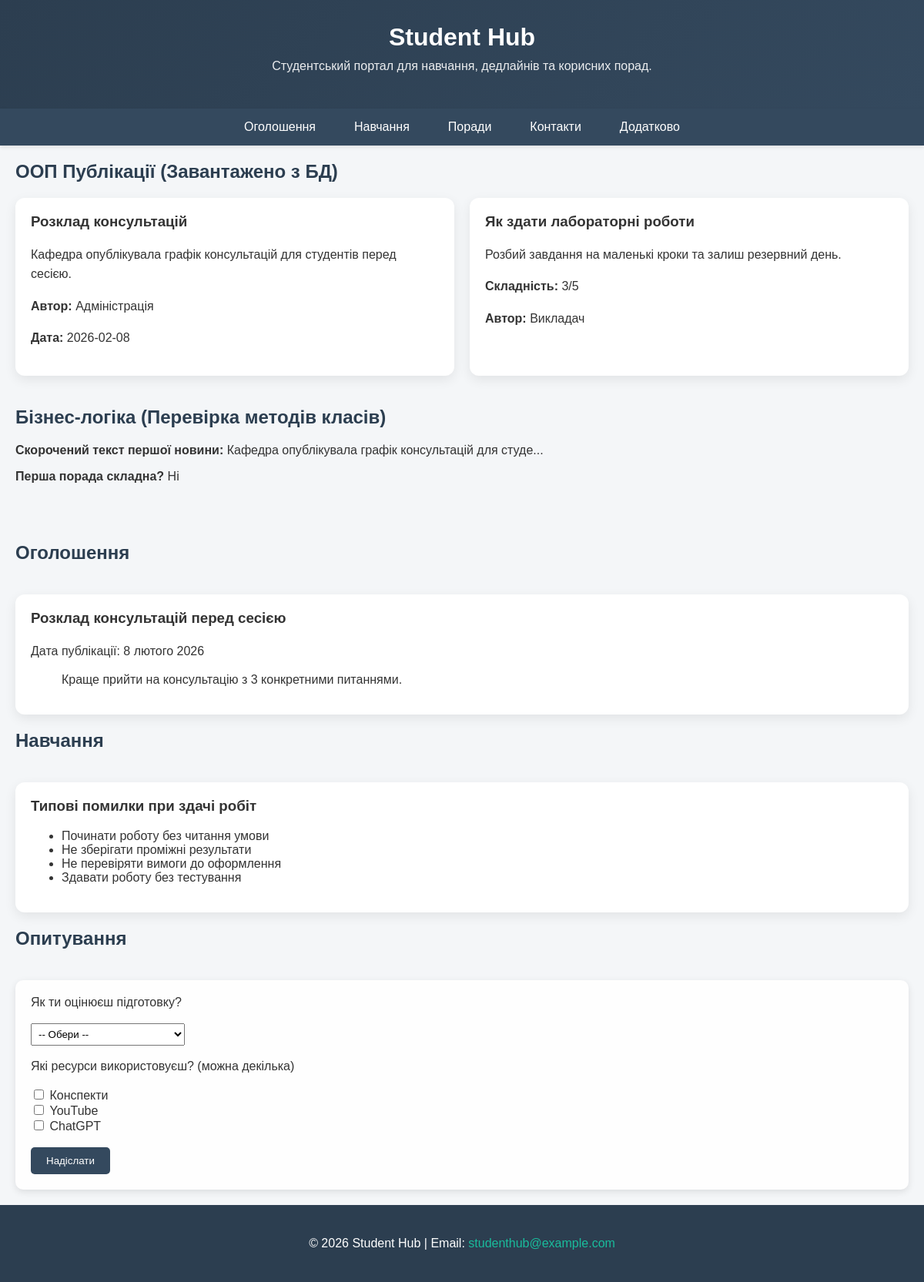
The page / on the database its author committed.
### tables this page shows
CREATE TABLE `posts_news` (
  `post_id` int(10) UNSIGNED NOT NULL,
  `post_date` date NOT NULL
);

CREATE TABLE `posts` (
  `id` int(10) UNSIGNED NOT NULL,
  `category_id` int(10) UNSIGNED NOT NULL,
  `type` enum('news','tip') NOT NULL,
  `title` varchar(255) NOT NULL,
  `content` text NOT NULL,
  `author` varchar(100) NOT NULL,
  `created_at` timestamp NOT NULL DEFAULT current_timestamp()
);

CREATE TABLE `posts_tips` (
  `post_id` int(10) UNSIGNED NOT NULL,
  `difficulty` tinyint(4) NOT NULL
);

### index.php (the view, shortened to what this page needs)
<?php
abstract class AbstractPost implements Publishable
{
    public function setTitle(string $title): void {
        $this->title = $title;
    }
    public function setContent(string $content): void {
        $this->content = $content;
    }
    public function setAuthor(string $author): void {
        $this->author = $author;
    }
}
class NewsPost extends AbstractPost
{
    private string $date;
    public function __construct(string $title, string $content, string $author, string $date) {
        $this->date = $date;
    }
    public function publish(): string {
        $title = htmlspecialchars($this->title);
        $content = htmlspecialchars($this->content);
        $author = htmlspecialchars($this->author);
        $date = htmlspecialchars($this->date);
        return "
        <article class='oop-card'>
            <h3>{$title}</h3>
            <section>
                <p>{$content}</p>
                <p><strong>Автор:</strong> {$author}</p>
                <p><strong>Дата:</strong> {$date}</p>
            </section>
        </article>
        ";
    }
    public function getShortContent(): string {
        return mb_substr($this->content, 0, 50) . "...";
    }
}
class TipPost extends AbstractPost
{
    private int $difficulty;
    public function setDifficulty(int $difficulty): void {
        $this->difficulty = $difficulty;
    }
    public function publish(): string {
        $title = htmlspecialchars($this->title);
        $content = htmlspecialchars($this->content);
        $author = htmlspecialchars($this->author);
        return "
        <article class='oop-card'>
            <h3>{$title}</h3>
            <section>
                <p>{$content}</p>
                <p><strong>Складність:</strong> {$this->difficulty}/5</p>
                <p><strong>Автор:</strong> {$author}</p>
            </section>
        </article>
        ";
    }
    public function isHard(): bool {
        return $this->difficulty >= 4;
    }
}
class Category
{
    private array $posts = [];
    public function addPost(Publishable $post): void {
        $this->posts[] = $post;
    }
    public function getPosts(): array {
        return $this->posts;
    }
}
$nav = [
    "Оголошення" => "#announcements",
    "Навчання" => "#study",
    "Поради" => "#tips",
    "Контакти" => "#contacts",
    "Додатково" => "#pip"
];
$mistakes = [
    "Починати роботу без читання умови",
    "Не зберігати проміжні результати",
    "Не перевіряти вимоги до оформлення",
    "Здавати роботу без тестування"
];
require_once 'db.php';
$category = new Category("Student Hub");
$system_errors = [];
$dynamic_news_post = null;
$dynamic_tip_post = null;
try {
    $query = "
        SELECT
            p.id, p.type, p.title, p.content, p.author,
            pn.post_date,
            pt.difficulty
        FROM posts p
        LEFT JOIN posts_news pn ON p.id = pn.post_id
        LEFT JOIN posts_tips pt ON p.id = pt.post_id
    ";
    $stmt = $pdo->query($query);
    $rows = $stmt->fetchAll();
    foreach ($rows as $row) {
        if ($row['type'] === 'news') {
            $post = new NewsPost($row['title'], $row['content'], $row['author'], $row['post_date']);
            if (!$dynamic_news_post) $dynamic_news_post = $post;
        } elseif ($row['type'] === 'tip') {
            $post = new TipPost($row['title'], $row['content'], $row['author'], (int)$row['difficulty']);
            if (!$dynamic_tip_post) $dynamic_tip_post = $post;
        }
        $category->addPost($post);
    }
} catch (Exception $e) {
    $system_errors[] = "Помилка системи: " . $e->getMessage();
}
?>
<!DOCTYPE html>
<html lang="uk">
<head>
    <link rel="stylesheet" href="style.css"> </head>
<body>
<header>
    <h1>Student Hub</h1>
    <p>Студентський портал для навчання, дедлайнів та корисних порад.</p>
</header>
<nav>
    <ul>
        <?php foreach ($nav as $name => $link): ?>
            <li><a href="<?= htmlspecialchars($link); ?>"><?= htmlspecialchars($name); ?></a></li>
        <?php endforeach; ?>
    </ul>
</nav>
<main>
    <section style="width: 100%;">
        <h2>ООП Публікації (Завантажено з БД)</h2>
        <div style="display: flex; flex-wrap: wrap; gap: 20px;">
            <?php foreach ($category->getPosts() as $post): ?>
                <?= $post->publish(); ?>
            <?php endforeach; ?>
        </div>
    </section>
    <section class="oop-card" style="width: 100%; margin-top: 20px;">
        <h2>Бізнес-логіка (Перевірка методів класів)</h2>
        <?php if ($dynamic_news_post): ?>
            <p><strong>Скорочений текст першої новини:</strong> <?= $dynamic_news_post->getShortContent(); ?></p>
        <?php else: ?>
            <p style="color: gray;">Новин в базі даних не знайдено.</p>
        <?php endif; ?>
        <?php if ($dynamic_tip_post): ?>
            <p><strong>Перша порада складна?</strong> <?= $dynamic_tip_post->isHard() ? 'Так' : 'Ні'; ?></p>
        <?php else: ?>
            <p style="color: gray;">Порад в базі даних не знайдено.</p>
        <?php endif; ?>
    </section>
    <h2 id="announcements" style="width: 100%; margin-top: 40px;">Оголошення</h2>
    <article class="oop-card">
        <h3>Розклад консультацій перед сесією</h3>
        <p>Дата публікації: <time datetime="2026-02-08">8 лютого 2026</time></p>
        <blockquote>Краще прийти на консультацію з 3 конкретними питаннями.</blockquote>
    </article>
    <h2 id="study" style="width: 100%;">Навчання</h2>
    <article class="oop-card">
        <h3>Типові помилки при здачі робіт</h3>
        <ul>
            <?php foreach ($mistakes as $m): ?>
                <li><?= htmlspecialchars($m); ?></li>
            <?php endforeach; ?>
        </ul>
    </article>
    <h2 id="survey" style="width: 100%;">Опитування</h2>
    <form action="result.php" method="post" style="background: #fefefe; padding: 20px; border-radius: 10px; box-shadow: 0 3px 10px rgba(0,0,0,0.1); width: 100%;">
        <label for="prep">Як ти оцінюєш підготовку?</label><br><br>
        <select name="prep" id="prep" required style="padding: 5px; width: 200px;">
            <option value="">-- Обери --</option>
        </select>
        <br><br>
        <label>Які ресурси використовуєш? (можна декілька)</label><br><br>
        <input type="checkbox" name="tools[]" value="notes" id="tool_notes"> <label for="tool_notes">Конспекти</label><br>
        <input type="checkbox" name="tools[]" value="youtube" id="tool_yt"> <label for="tool_yt">YouTube</label><br>
        <input type="checkbox" name="tools[]" value="chatgpt" id="tool_gpt"> <label for="tool_gpt">ChatGPT</label><br>
        <br>
        <input type="hidden" name="time" value="2"> <button type="submit" style="padding:10px 20px; background:#34495e; color:white; border:none; border-radius:5px; cursor:pointer;">Надіслати</button>
    </form>
</main>
<footer id="contacts">
    <p>&copy; 2026 Student Hub | Email: <a href="mailto:studenthub@example.com">studenthub@example.com</a></p>
</footer>
</body>
</html>

### style.css (style rules this page uses)
* { box-sizing: border-box; }
body { margin: 0; background-color: #f4f6f8; font-family: Verdana, sans-serif; color: #333; }
header { background: linear-gradient(135deg, #2c3e50, #34495e); color: white; padding: 30px; text-align: center; }
header h1 { margin: 0; }
header p { margin-top: 10px; opacity: 0.9; }
nav { background-color: #34495e; box-shadow: 0 2px 5px rgba(0,0,0,0.1); }
nav ul { list-style: none; margin: 0; padding: 0; display: flex; justify-content: center; gap: 20px; }
nav a { display: block; padding: 15px; color: white; text-decoration: none; transition: 0.3s; border-radius: 6px; }
main { display: flex; flex-wrap: wrap; gap: 20px; padding: 20px; }
main article { flex-basis: 300px; flex-grow: 1; background-color: #ffffff; padding: 20px; border-radius: 12px; box-shadow: 0 5px 15px rgba(0,0,0,0.08); transition: 0.3s; }
main h2 { width: 100%; margin-top: 0; color: #2c3e50; }
main article h3, main article h4 { margin-top: 0; }
main article p { line-height: 1.6; }
footer { background-color: #2c3e50; color: white; padding: 25px; text-align: center; }
footer a { color: #1abc9c; text-decoration: none; }

### rows shown on the page
posts_news: post_id.title "Розклад консультацій", post_id.content "Кафедра опублікувала графік консультацій для студентів перед сесією.", post_id.author "Адміністрація", post_date "2026-02-08"
posts_tips: post_id.title "Як здати лабораторні роботи", post_id.content "Розбий завдання на маленькі кроки та залиш резервний день.", difficulty "3", post_id.author "Викладач"
posts: content "Кафедра опублікувала графік консультацій для студе..."

### other values the page prints
$name "Оголошення"
$name "Навчання"
$name "Поради"
$name "Контакти"
$name "Додатково"
$m "Починати роботу без читання умови"
$m "Не зберігати проміжні результати"
$m "Не перевіряти вимоги до оформлення"
$m "Здавати роботу без тестування"
